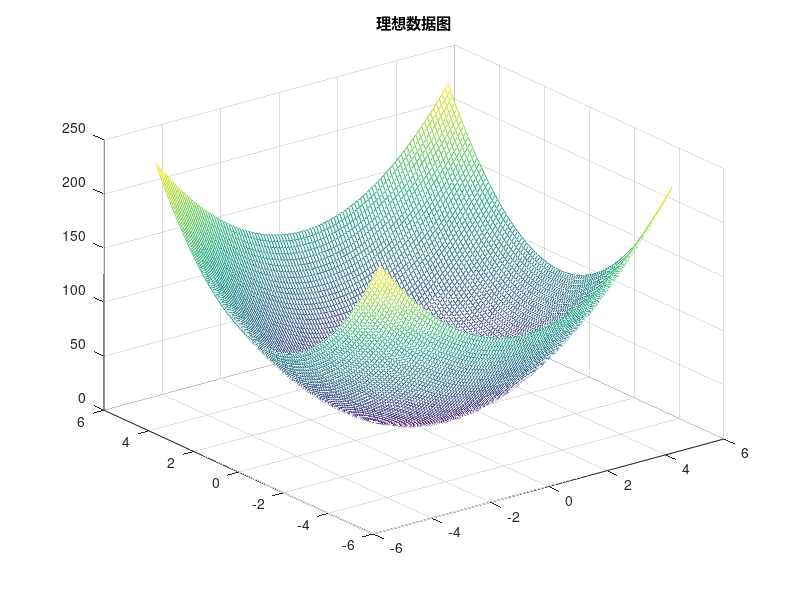
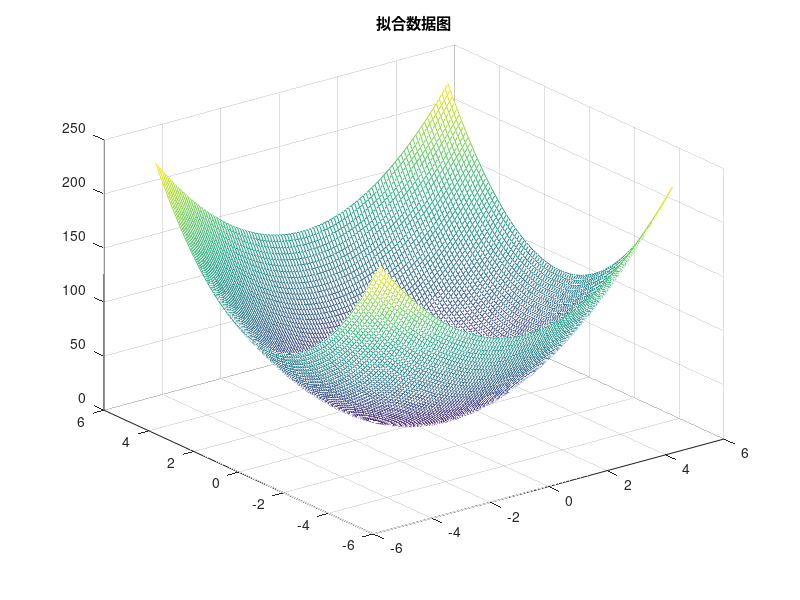

Here is the MATLAB script that generated these plots, in order:
%程序功能：利用ML法拟合二元非线性函数
%% 设置参数

%% 样本数据初始化
x1=-5:0.1:5;
x2=-5:0.1:5;
%将坐标向量x1、x2转换为格点矩阵
[x1,x2]=meshgrid(x1,x2); 
t=4*x1.^2+5*x2.^2+6;
figure(1);
mesh(x1,x2,t);
title('理想数据图');
%% 求向量t(含噪声)
t=t+randn(size(t));
t=t(:);
%% 求矩阵Ф
fx0=ones(size(x1));
fx1=x1.^2;
fx2=x2.^2;
fhi=[fx0(:),fx1(:),fx2(:)];
%% 求向量Wml
Wml=(fhi'*fhi)\fhi'*t;
%% 求向量y(x;w)
y=fhi*Wml;
%% 求误差：以平均方差作为误差
R=sum((y-t).^2)/length(y);
%% 画拟合图
y=reshape(y,101,101);
figure(2);
mesh(x1,x2,y);
title('拟合数据图');
